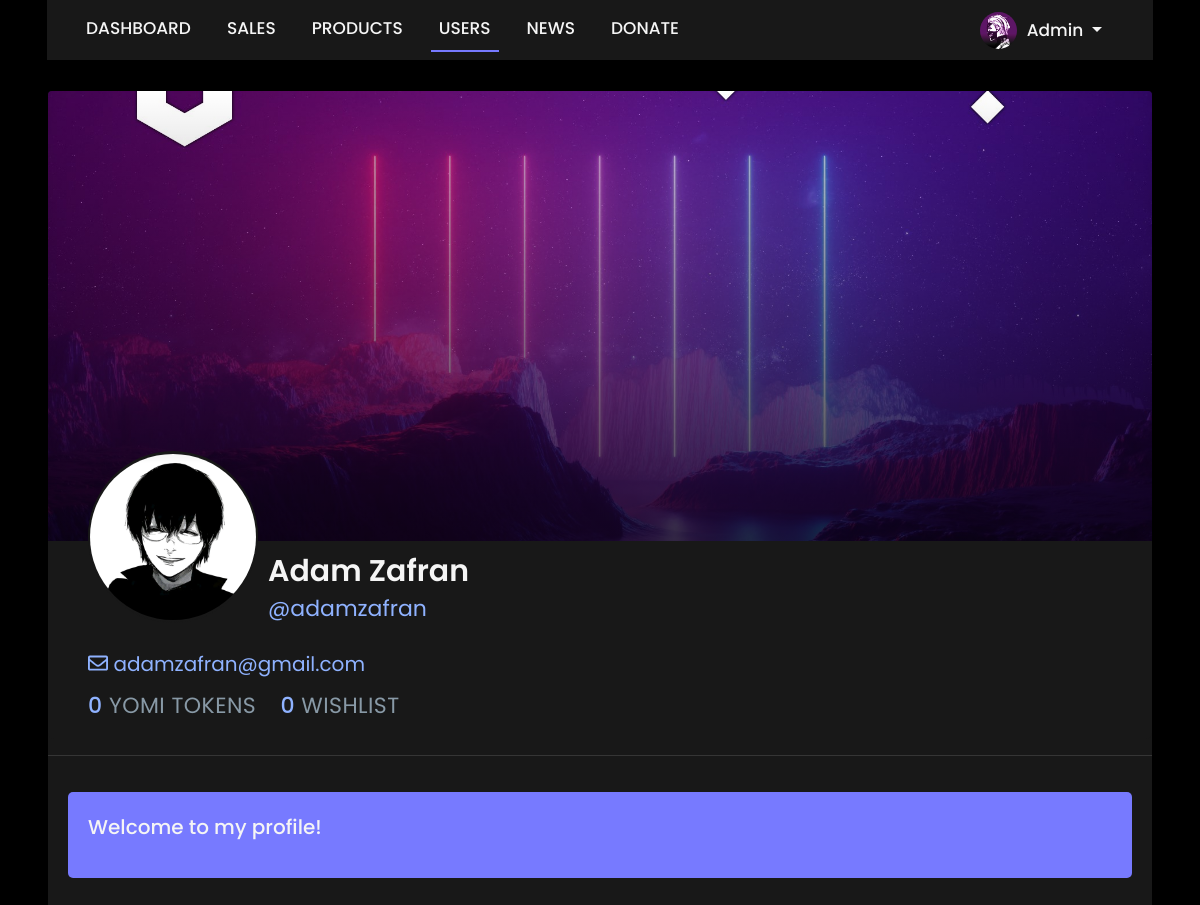
/admin/dynamicProfile.php?ID=adamzafran (signed in), run on the app's committed database.
### tables this page shows
CREATE TABLE IF NOT EXISTS `user` (
  `username` varchar(25) NOT NULL,
  `user_fullname` varchar(255) NOT NULL,
  `user_email` varchar(255) NOT NULL,
  `user_password` varchar(255) NOT NULL,
  `bio` varchar(255) NOT NULL,
  `user_image` varchar(255) NOT NULL,
  `user_type` varchar(5) NOT NULL,
  `yomi_tokens` int NOT NULL,
  `register_date` datetime NOT NULL,
  PRIMARY KEY (`username`)
);

### admin/dynamicProfile.php (the view, shortened to what this page needs)
<!DOCTYPE html>
<?php
if (isset($_SESSION["username"])) {
?>
    <html lang="en">
    <head>
        <link rel="stylesheet" href="https://cdnjs.cloudflare.com/ajax/libs/twitter-bootstrap/4.5.3/css/bootstrap.min.css" />
        <link rel="stylesheet" href="https://cdnjs.cloudflare.com/ajax/libs/bootstrap-select/1.13.18/css/bootstrap-select.min.css" />
        <link href="../css/admin.css" rel="stylesheet">
    </head>
    <?php
    if (isset($_GET['ID'])) {
        $host = "localhost";
        $userid = "root";
        $pass = "";
        $database = "yomi";
        $link = mysqli_connect($host, $userid, $pass, $database);
        $ID = mysqli_real_escape_string($link, $_GET['ID']);
        $queryPR = "SELECT * FROM user WHERE username = '" . $ID . "'";
        $resultPR = mysqli_query($link, $queryPR);
        $query1 = "SELECT * FROM user WHERE username = '" . $_SESSION["username"] . "'";
        $result1 = mysqli_query($link, $query1);
        while ($row1 = mysqli_fetch_array($result1, MYSQLI_BOTH)) {
            while ($rowPR = mysqli_fetch_array($resultPR, MYSQLI_BOTH)) {
    ?>
                <body>
                    <nav class="navbar navbar-expand-md navbar-custom sticky-top">
                        <div class="container-fluid">
                            <ul class="navbar-nav ml-auto">
                                <li class="nav-item"> <a class="nav-link" href="dashboard.php">DASHBOARD</a> </li>
                                <li class="nav-item"> <a class="nav-link" href="sales.php">SALES</a> </li>
                                <li class="nav-item"> <a class="nav-link" href="products.php">PRODUCTS</a> </li>
                                <li class="nav-item"> <a style="border-bottom: 2px solid #777AFF" class="nav-link" href="users.php">USERS</a> </li>
                                <li class="nav-item"> <a class="nav-link" href="news.php">NEWS</a> </li>
                                <li class="nav-item"> <a class="nav-link" href="donate.php">DONATE</a> </li>
                            </ul>
                            <div class="collapse navbar-collapse" id="navbarResponsive">
                                <ul class="navbar-nav ml-auto">
                                    <img src="../<?php echo $row1['user_image'] ?>" class="rounded-circle" width="37" height="37" style="margin-top:2px;object-fit:cover;">
                                    <li class="dropdown"> <a class="dropdown-toggle" data-toggle="dropdown" href="#"> <?php echo $row1['user_fullname'] ?> <span class="caret"></span></a>
                                    </li>
                                </ul>
                            </div>
                        </div>
                    </nav>
                    <div class="container-fluid">
                        <div class="row" style="height:auto;">
                            <div class="card profile" style="border-bottom: none">
                                <div class="card-body" style="padding-left:0px;padding-right:0px;padding-top:0px;padding-bottom:0px;">
                                    <div class="twPc-div">
                                        <a class="twPc-bg twPc-block"></a>
                                        <div class="avatarLink">
                                            <img src="../<?php echo $rowPR['user_image'] ?>" width="100%" height="100%" style="object-fit:cover;" class="profilePic">
                                        </div>
                                        <div class="User">
                                            <div class="name">
                                                <?php echo $rowPR['user_fullname'] ?>
                                            </div>
                                            <span class="username">@<?php echo $rowPR['username'] ?></span>
                                        </div><br>
                                        <span class="email"><i class="far fa-envelope"></i> <?php echo $rowPR['user_email'] ?></span>
                                        <div class="stats">
                                            <?php
                                            $query3 = "SELECT * FROM wishlist WHERE username = '" . $ID . "'";
                                            $result3 = mysqli_query($link, $query3);
                                            $countWishlist = mysqli_num_rows($result3);
                                            ?>
                                            <div class="twPc-ArrangeSizeFit">
                                                <span class="value"><?php echo $rowPR['yomi_tokens']; ?></span>&nbspYOMI TOKENS
                                            </div>
                                            <div class="twPc-ArrangeSizeFit">
                                                <span class="value"><?php echo $countWishlist; ?></span>&nbspWISHLIST
                                            </div>
                                        </div>
                                    </div>
                                </div>
                                <hr>
                                <div class="container-fluid" style="padding:0;padding-bottom:20px;">
                                    <div class="card-body" style="width:100%">
                                        <div class="bio">
                                            <p><?php echo $rowPR['bio'] ?></P>
                                        </div>
                                    </div>
                            <?php
                        }
                    }
                            ?>
                                </div>
                            </div>
                        </div>
                    </div>
                </body>
    </html>
<?php
    }
} else {
    header("Location:../login.php");
}
?>

### css/admin.css (style rules this page uses)
html, body { height: 100%; width: 100%; font-family: 'Poppins', sans-serif; color: #F5F5F5; background-color: #000000; padding-left: 2%; padding-right: 2%; }
a { color: #F5F5F5; }
.card { background-color: #181818; }
.navbar { font-family: 'Poppins', sans-serif; font-size: 17px; -webkit-box-shadow: 0 5px 10px -9px #000000; -moz-box-shadow: 0 5px 10px -9px #000000; box-shadow: 0 5px 10px -9px #000000; }
.navbar-custom { background-color: #181818; }
.navbar-nav li { padding-right: 20px; }
nav .navbar-nav li a { color: #F5F5F5 !important; font-weight: 500; }
.navbar-nav img { margin-top: 5px; }
.dropdown { padding-top: 8px; padding-left: 10px; }
:root { --form-control-color: #8FB2FF; }
*, *:before, *:after { box-sizing: border-box; }
.profile { padding: 0px; margin-top: 30px; border-radius: 5px; border: 1px solid #000000; width: 100%; }
.twPc-div { background: #181818 none repeat scroll 0 0; border: none; border-radius: 6px; height: 100%; width: 100%; }
.twPc-bg { background-image: linear-gradient(rgba(0, 0, 0, 0), rgba(0, 0, 0, 0.68)), url("../image/bg3.jpg"); background-position: 0 55%; background-size: cover; border-radius: 4px 4px 0 0; height: 450px; width: 100%; }
.twPc-block { display: block !important; width: 100%; }
.avatarLink { background-color: #181818; display: block !important; float: left; margin: -90px 10px 0 40px; max-width: 100%; padding: 1px 0; border-radius: 100%; margin-bottom: 0px; }
.profilePic { border: 2px solid #181818; border-radius: 100%; box-sizing: border-box; color: #fff; font-weight: 500; height: 170px; width: 170px; }
.User { margin: 20px 0px 0; }
.name { font-size: 30px; font-weight: 600; line-height: 21px; margin-top: 20px; margin-bottom: 10px; color: #F5F5F5; }
hr { background-color: #3b3b3b; }
.username { font-size: 22px; color: #8FB2FF; }
.email { font-size: 20px; color: #8FB2FF; padding-left: 40px; }
.fa-envelope { color: #8FB2FF; }
.stats { margin-left: 40px; padding: 10px 0; }
.twPc-ArrangeSizeFit { padding: 0 0; display: inline-block; margin-right: 20px; color: #8899a6; font-size: 22px; letter-spacing: 0.02em; overflow: hidden; text-transform: uppercase; transition: color 0.15s ease-in-out 0s; }
.value { display: block; font-size: 22px; font-weight: 500; transition: color 0.15s ease-in-out 0s; color: #8FB2FF; display: inline-block; }
.bio { background-color: #777AFF; border-radius: 5px; color: #F5F5F5; font-size: 20px; font-weight: 500; padding: 20px; }

### data on the page
user: user_fullname "Admin"
user: user.user_image (picture), user_image (picture), user_fullname "Adam Zafran", username "adamzafran", user_email "adamzafran@gmail.com", yomi_tokens "0", countWishlist "0", bio "Welcome to my profile!"
